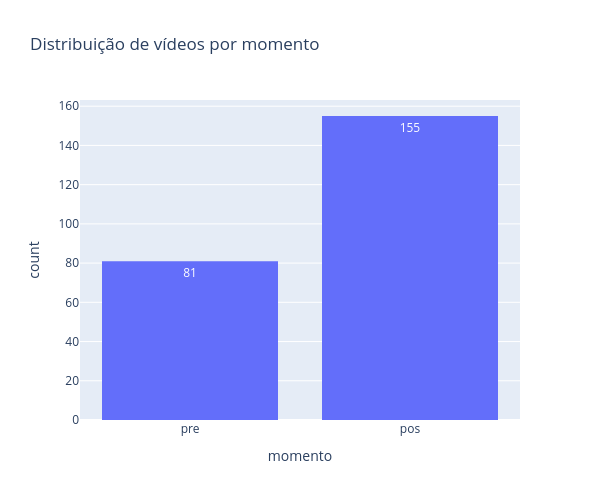

Source (notebook cell):
### Code cell
# Frequência dos momentos (pre/pos) 

fig = px.histogram(
    patients_df,
    x='momento',
    title='Distribuição de vídeos por momento',
    text_auto=True,
    category_orders={'momento': ['pre', 'pos']}
)

fig.update_layout(
    bargap=0.2,
    width=600,
    height=500
)

### Figure 1 — Plotly figure (JSON) as saved in the notebook; plotly's stock layout.template omitted (floating-point values rounded to 4 significant figures; data arrays with more than 128 entries replaced by an {"elided": "..."} marker saying what was removed)
{"data": [{"bingroup": "x", "hovertemplate": "momento=%{x}<br>count=%{y}<extra></extra>", "legendgroup": "", "marker": {"color": "#636efa", "pattern": {"shape": ""}}, "name": "", "orientation": "v", "showlegend": false, "texttemplate": "%{value}", "type": "histogram", "x": {"elided": "236 str values"}, "xaxis": "x", "yaxis": "y"}], "layout": {"bargap": 0.2, "barmode": "relative", "height": 500, "legend": {"tracegroupgap": 0}, "title": {"text": "Distribuição de vídeos por momento"}, "width": 600, "xaxis": {"anchor": "y", "categoryarray": ["pre", "pos"], "categoryorder": "array", "domain": [0, 1], "title": {"text": "momento"}}, "yaxis": {"anchor": "x", "domain": [0, 1], "title": {"text": "count"}}}}
